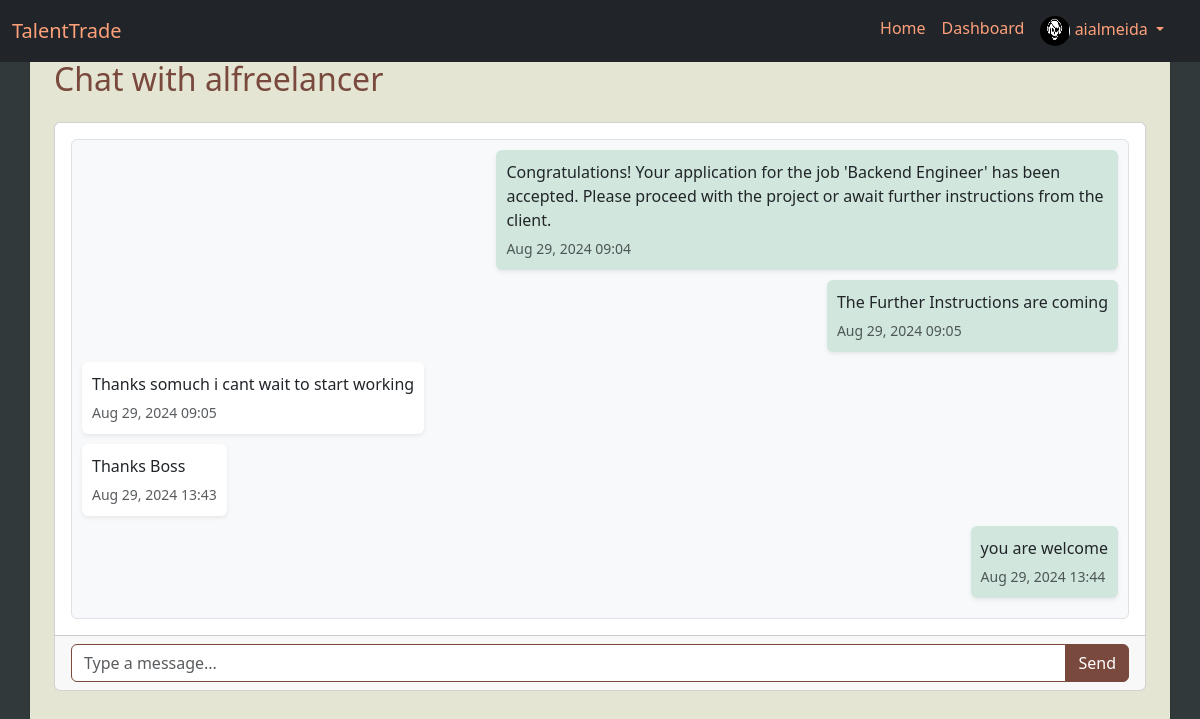
The page /message/chat/2 (signed in) on the database its author committed.
### app/models/user.py (models this page shows, shortened)
class User(UserMixin, db.Model):
    __tablename__ = 'users'
    id: Mapped[int] = mapped_column(Integer, primary_key=True)
    username: Mapped[str] = mapped_column(String(80), unique=True, nullable=False)
    email: Mapped[str] = mapped_column(String(120), unique=True, nullable=False)
    password_hash: Mapped[str] = mapped_column(String(128), nullable=False)
    full_name: Mapped[str] = mapped_column(String(120))
    role: Mapped[str] = mapped_column(String(50))  # 'freelancer', 'client', 'admin'
    bio: Mapped[str] = mapped_column(Text)
    profile_picture: Mapped[str] = mapped_column(String(200), default='default.png')
    created_at: Mapped[datetime] = mapped_column(DateTime, default=datetime.now())
    updated_at: Mapped[datetime] = mapped_column(DateTime, default=datetime.now(), onupdate=datetime.now())
    posted_jobs = relationship('Job', foreign_keys='Job.client_id', back_populates='client')
    freelancer_jobs = relationship('Job', foreign_keys='Job.freelancer_id', back_populates='freelancer')
    reviews_given = relationship('Review', foreign_keys='Review.client_id', back_populates='client')
    reviews_received = relationship('Review', foreign_keys='Review.freelancer_id', back_populates='freelancer')
    payments_made = relationship('Payment', foreign_keys='Payment.client_id', back_populates='client')
    payments_received = relationship('Payment', foreign_keys='Payment.freelancer_id', back_populates='freelancer')
    applications = relationship('Application', foreign_keys='Application.freelancer_id', back_populates='freelancer')
    messages_sent = relationship('Message', foreign_keys='Message.sender_id', back_populates='sender')
    messages_received = relationship('Message', foreign_keys='Message.recipient_id', back_populates='recipient')

### app/models/message.py (models this page shows, shortened)
class Message(db.Model):
    __tablename__ = 'messages'
    id: Mapped[int] = mapped_column(Integer, primary_key=True)
    sender_id: Mapped[int] = mapped_column(Integer, ForeignKey('users.id'), nullable=False)
    recipient_id: Mapped[int] = mapped_column(Integer, ForeignKey('users.id'), nullable=False)
    content: Mapped[str] = mapped_column(Text, nullable=False)
    sent_at: Mapped[datetime] = mapped_column(DateTime, default=datetime.now)
    is_read: Mapped[bool] = mapped_column(Boolean, default=False)
    sender = relationship('User', foreign_keys=[sender_id], back_populates='messages_sent')
    recipient = relationship('User', foreign_keys=[recipient_id], back_populates='messages_received')

### app/routes/message.py (the view)
@message_bp.route('/chat/<int:other_user_id>')
@login_required
def chat(other_user_id):
    messages = Message.query.filter(
        ((Message.sender_id == current_user.id) & (Message.recipient_id == other_user_id)) |
        ((Message.sender_id == other_user_id) & (Message.recipient_id == current_user.id))
    ).order_by(Message.sent_at.desc()).all()  # Changed to desc()
    messages = list(reversed(messages))
    other_user = User.query.get_or_404(other_user_id)
    for message in messages:
        if message.recipient_id == current_user.id:
            message.read = True
    db.session.commit()
    return render_template('message/chat.html', messages=messages, other_user=other_user)

### app/templates/message/chat.html (shortened to what this page needs)
{% extends 'base.html' %}
{% block content %}
<div class="container mt-5">
    <h2 class="mb-4">Chat with {{ other_user.username }}</h2>
    <div class="card">
        <div class="card-body">
            <div class="chat-box">
                {% for message in messages %}
                    <div class="message {{ 'sent' if message.sender_id == current_user.id else 'received' }}" style="justify-content: {{ 'flex-end' if message.sender_id == current_user.id else 'flex-start' }};">
                        <div class="message-content">
                            <p class="mb-1">{{ message.content }}</p>
                            <small class="text-muted">{{ message.sent_at.strftime('%b %d, %Y %H:%M') }}</small>
                        </div>
                    </div>
                {% endfor %}
            </div>
        </div>
        <div class="card-footer">
            <form method="POST" action="{{ url_for('message.send_message', recipient_id=other_user.id) }}">
                <div class="input-group">
                    <input type="text" name="body" class="form-control" placeholder="Type a message..." required>
                    <button type="submit" class="btn btn-primary">Send</button>
                </div>
            </form>
        </div>
    </div>
</div>
{% endblock %}

### app/templates/base.html (shortened to what this page needs)
<!DOCTYPE html>
<html lang="en">
<head>
    <link href="https://cdn.jsdelivr.net/npm/bootstrap@5.3.3/dist/css/bootstrap.min.css" rel="stylesheet">
    <link rel="stylesheet" href="{{ url_for('static', filename='css/main.css') }}">
</head>
<body>
    <header>
        <nav class="navbar navbar-expand-lg navbar-dark bg-dark fixed-top">
            <div class="container-fluid">
                <a class="navbar-brand" href="{{ url_for('main.landing') }}">TalentTrade</a>
                <div class="collapse navbar-collapse" id="navbarNav">
                    <ul class="navbar-nav ms-auto">
                        <li class="nav-item">
                            <a class="nav-link" href="{{ url_for('main.landing') }}">Home</a>
                        </li>
                        {% if current_user.is_authenticated %}
                            <li class="nav-item">
                                <a class="nav-link" href="{{ url_for('main.dashboard') }}">Dashboard</a>
                            </li>
                            <li class="nav-item dropdown">
                                <a class="nav-link dropdown-toggle" href="#" id="profileDropdown" role="button" data-bs-toggle="dropdown" aria-expanded="false">
                                    <img src="{{ url_for('static', filename='images/profile_pics/' + current_user.profile_picture) }}" alt="Profile Picture" class="rounded-circle" width="30" height="30">
                                    {{ current_user.username }}
                                </a>
                            </li>
                            <li class="nav-item">
                              <a class="nav-link position-relative" href="{{ url_for('message.inbox') }}">
                                  {% set unread_message_count = unread_message_count or 0 %}
                              </a>
                          </li>
                        {% endif %}
                    </ul>
                </div>
            </div>
        </nav>
    </header>
    <main class="container vh-100 shadow-sm" style="margin-top: 60px; margin-bottom: 10px;">
        {% block content %}{% endblock %}
    </main>
</body>
</html>

### app/static/css/main.css (style rules this page uses)
body { background-color: #31393a; color: #2B1F1F; }
.container { background-color: #E5E5D4; }
.navbar { background-color: #78493C; }
.navbar .navbar-brand, .navbar-nav .nav-link { color: #FFA07A; }
.btn-primary { background-color: #78493C; border-color: #78493C; }
a { color: #78493C; }
h1, h2, h3, h4, h5, h6 { color: #78493C; }
.form-control { border-color: #78493C; }

### app/templates/message/chat.html (style rules this page uses)
.chat-box { max-height: 500px; overflow-y: auto; padding: 10px; border: 1px solid #dee2e6; border-radius: 0.375rem; background-color: #f8f9fa; }
.message { margin-bottom: 10px; display: flex; }
.message-content { max-width: 60%; padding: 10px; border-radius: 0.375rem; background-color: #ffffff; box-shadow: 0 0.125rem 0.25rem rgba(0, 0, 0, 0.075); }
.message.sent .message-content { background-color: #d1e7dd; }
.message.received .message-content { background-color: #ffffff; }

### rows shown on the page
User: profile_picture (picture), username "aialmeida"
User: username "alfreelancer"
Message: content "Congratulations! Your application for the job 'Backend Engineer' has been accepted. Please proceed with the project or await further instructions from the client.", sent_at "Aug 29, 2024 09:04"
Message: content "The Further Instructions are coming", sent_at "Aug 29, 2024 09:05"
Message: content "Thanks somuch i cant wait to start working", sent_at "Aug 29, 2024 09:05"
Message: content "Thanks Boss", sent_at "Aug 29, 2024 13:43"
Message: content "you are welcome", sent_at "Aug 29, 2024 13:44"
